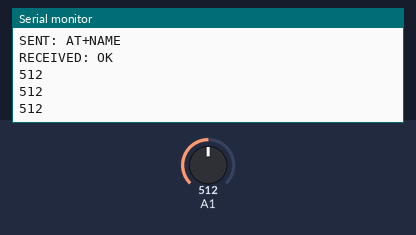
The sketch below on a simulated Arduino Uno, built with avr-gcc and run on an emulated ATmega328P. On the bench: the last lines printed to the serial monitor. The inputs (shaded band) are chosen by the test bench; at power-on: A1 = 512. The modem accepts every AT command (registered, SIM ready, sends succeed) and sends nothing else.

Above: at 3.2 s.
3.3 s: A1 set to 716
At 3.9 s:
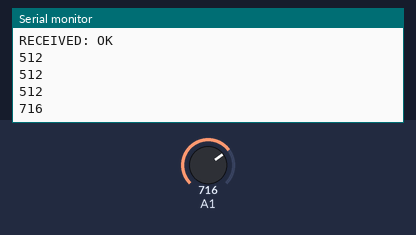
4.8 s: A1 set to 900
At 5.5 s:
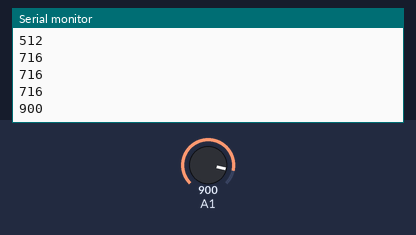
Timing chart, 0 to 7.8 s (numbered marks = the images above; inputs shaded):
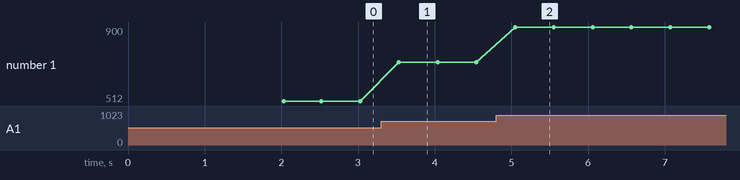

The sketch:

BT-06_class.ino
```cpp
/* BT-06_class.ino: Example Bluetooth Communications Sketch
(report device name, report number)
Author: D. Dubins
Date: 01-Dec-21. Last edited: 07-Apr-25.
Note: Make sure device is not connected via Bluetooth to another device
(AT mode, light flashing)

Connections:
------------
BC-06 Bluetooth Module to Arduino Uno:
EN: NC (not connected)
VCC -- +5V
GND -- GND
TXD -- Pin 2 (RX)
GND -- 2K -- RXD -- 1K -- Pin 3 (TX)
STATE: NC
(Uno Pin 3 is level shifted to 3.3V)
*/

#include <SoftwareSerial.h>
SoftwareSerial SerialBT (2,3); // RX, TX

void setup(){
  Serial.begin(9600);   // start Serial Monitor
  SerialBT.begin(9600); // start Serial Bluetooth
  Serial.println("Ready to send AT commands.");
  sendAT("AT",1000); // send "AT", then wait 1 sec
  Serial.println("Current device name: ");
  sendAT("AT+NAME",1000); // this will print current name
}

void loop(){
  // Modify this sketch to output pH or weight to your
  // bluetooth device, instead of the reading on pin A1.
  int reading=analogRead(A1); //read pin A1
  Serial.println(reading);  //print to Serial Monitor
  SerialBT.println(reading); //print to Bluetooth device
  delay(500); //short delay
}

void sendAT(String command, int msec){
  Serial.println("SENT: "+command);
  //SerialBT.print(command);    // send AT cmd to HC-06
  SerialBT.print(command+"\r\n");// send AT cmdd to BT-06
  delay(msec);                    // wait msec
  String rcv="";                  // to hold received data
  while(SerialBT.available()){    // print response
    char c=SerialBT.read();
    if(c>=' '&&c<='~')rcv+=c;     // store printable chars
  }
  Serial.println("RECEIVED: "+rcv); // output received data
}
```

Measured:
- after the input at 3.3 s, the serial monitor: prints a new line after 0.23 s (image 1)
- after the input at 4.8 s, the serial monitor: prints a new line after 0.25 s (image 2)
- plotted number 1: 512 → 716 after the input at 3.3 s, 716 → 900 after the input at 4.8 s
